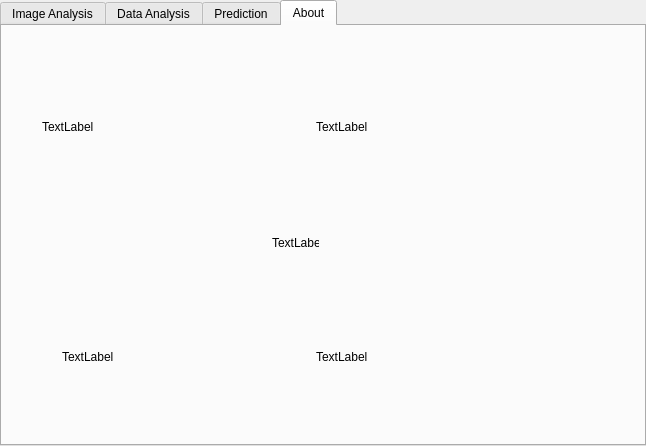
<?xml version="1.0" encoding="UTF-8"?>
<ui version="4.0">
 <class>app</class>
 <widget class="QTabWidget" name="app">
  <property name="geometry">
   <rect>
    <x>0</x>
    <y>0</y>
    <width>646</width>
    <height>446</height>
   </rect>
  </property>
  <property name="windowTitle">
   <string>ECL Intensity Interface</string>
  </property>
  <property name="currentIndex">
   <number>3</number>
  </property>
  <widget class="QWidget" name="image_ana_tab">
   <attribute name="title">
    <string>Image Analysis</string>
   </attribute>
   <widget class="QLabel" name="label">
    <property name="geometry">
     <rect>
      <x>90</x>
      <y>190</y>
      <width>47</width>
      <height>41</height>
     </rect>
    </property>
    <property name="text">
     <string/>
    </property>
    <property name="pixmap">
     <pixmap>mmne.jpg</pixmap>
    </property>
   </widget>
   <widget class="QLabel" name="label_3">
    <property name="geometry">
     <rect>
      <x>0</x>
      <y>380</y>
      <width>641</width>
      <height>20</height>
     </rect>
    </property>
    <property name="text">
     <string>STATUS</string>
    </property>
   </widget>
   <widget class="QWidget" name="horizontalLayoutWidget">
    <property name="geometry">
     <rect>
      <x>30</x>
      <y>250</y>
      <width>591</width>
      <height>80</height>
     </rect>
    </property>
    <layout class="QHBoxLayout" name="horizontalLayout">
     <item>
      <widget class="QProgressBar" name="progressBar">
       <property name="value">
        <number>24</number>
       </property>
      </widget>
     </item>
     <item>
      <widget class="QLabel" name="label_2">
       <property name="text">
        <string>TextLabel</string>
       </property>
      </widget>
     </item>
    </layout>
   </widget>
   <widget class="QWidget" name="horizontalLayoutWidget_2">
    <property name="geometry">
     <rect>
      <x>30</x>
      <y>20</y>
      <width>421</width>
      <height>80</height>
     </rect>
    </property>
    <layout class="QHBoxLayout" name="horizontalLayout_2">
     <item>
      <widget class="QLineEdit" name="lineEdit"/>
     </item>
     <item>
      <widget class="QPushButton" name="pushButton">
       <property name="text">
        <string>PushButton</string>
       </property>
      </widget>
     </item>
    </layout>
   </widget>
  </widget>
  <widget class="QWidget" name="data_ana_tab">
   <attribute name="title">
    <string>Data Analysis</string>
   </attribute>
   <widget class="QWidget" name="horizontalLayoutWidget_3">
    <property name="geometry">
     <rect>
      <x>30</x>
      <y>20</y>
      <width>501</width>
      <height>51</height>
     </rect>
    </property>
    <layout class="QHBoxLayout" name="horizontalLayout_3">
     <item>
      <widget class="QLineEdit" name="lineEdit_2"/>
     </item>
     <item>
      <widget class="QPushButton" name="pushButton_2">
       <property name="text">
        <string>PushButton</string>
       </property>
      </widget>
     </item>
    </layout>
   </widget>
  </widget>
  <widget class="QWidget" name="predict_tab">
   <attribute name="title">
    <string>Prediction</string>
   </attribute>
   <widget class="QWidget" name="horizontalLayoutWidget_4">
    <property name="geometry">
     <rect>
      <x>30</x>
      <y>20</y>
      <width>511</width>
      <height>41</height>
     </rect>
    </property>
    <layout class="QHBoxLayout" name="horizontalLayout_4">
     <item>
      <widget class="QLabel" name="label_4">
       <property name="text">
        <string>TextLabel</string>
       </property>
      </widget>
     </item>
     <item>
      <widget class="QComboBox" name="comboBox">
       <item>
        <property name="text">
         <string>Enter Image/GIF</string>
        </property>
       </item>
       <item>
        <property name="text">
         <string>Enter X-Val</string>
        </property>
       </item>
      </widget>
     </item>
    </layout>
   </widget>
  </widget>
  <widget class="QWidget" name="about_tab">
   <attribute name="title">
    <string>About</string>
   </attribute>
   <widget class="QWidget" name="horizontalLayoutWidget_5">
    <property name="geometry">
     <rect>
      <x>40</x>
      <y>10</y>
      <width>541</width>
      <height>181</height>
     </rect>
    </property>
    <layout class="QHBoxLayout" name="horizontalLayout_5">
     <item>
      <widget class="QLabel" name="label_6">
       <property name="text">
        <string>TextLabel</string>
       </property>
      </widget>
     </item>
     <item>
      <widget class="QLabel" name="label_5">
       <property name="text">
        <string>TextLabel</string>
       </property>
      </widget>
     </item>
    </layout>
   </widget>
   <widget class="QLabel" name="label_7">
    <property name="geometry">
     <rect>
      <x>270</x>
      <y>210</y>
      <width>47</width>
      <height>13</height>
     </rect>
    </property>
    <property name="text">
     <string>TextLabel</string>
    </property>
   </widget>
   <widget class="QWidget" name="horizontalLayoutWidget_6">
    <property name="geometry">
     <rect>
      <x>60</x>
      <y>260</y>
      <width>501</width>
      <height>141</height>
     </rect>
    </property>
    <layout class="QHBoxLayout" name="horizontalLayout_6">
     <item>
      <widget class="QLabel" name="label_9">
       <property name="text">
        <string>TextLabel</string>
       </property>
      </widget>
     </item>
     <item>
      <widget class="QLabel" name="label_8">
       <property name="text">
        <string>TextLabel</string>
       </property>
      </widget>
     </item>
    </layout>
   </widget>
  </widget>
 </widget>
 <resources/>
 <connections/>
</ui>
